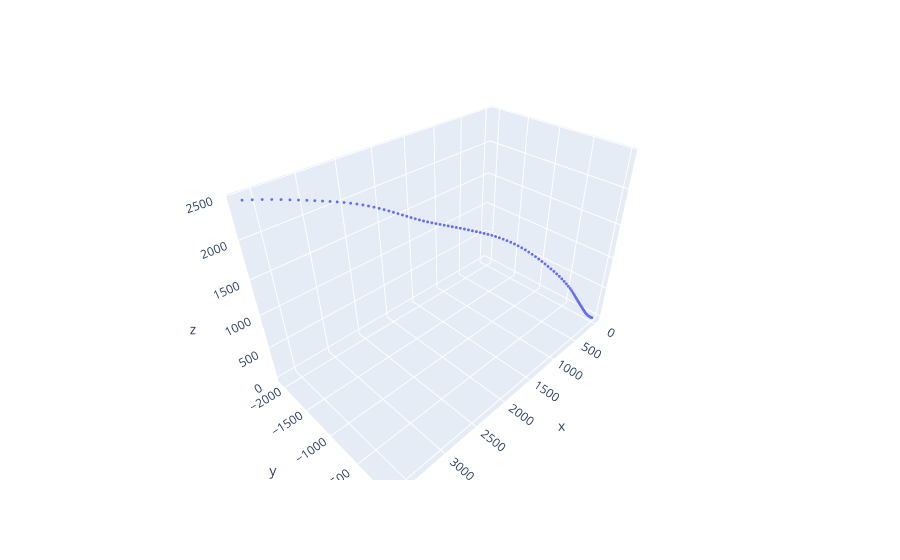

Notebook code cell kept with this figure:
### Code cell
states = sample_singer(10, 1, 1)

fig = ex.scatter_3d(x=states[:,0], y=states[:,1], z=states[:,2])
fig.update_traces(marker_size = 1)
fig
